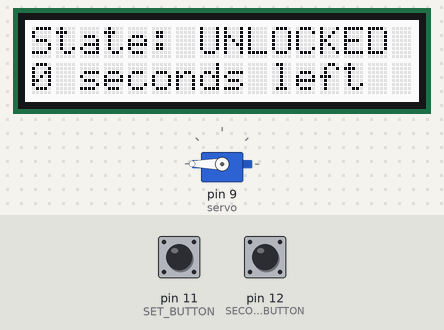
Recording of a sketch running on a simulated Arduino Uno, built with avr-gcc and run on an emulated ATmega328P. Parts: 16×2 character LCD, servo. The inputs (shaded band) are chosen by the test bench; at power-on: pin 11 (SET_BUTTON) LOW, pin 12 (SECONDS_BUTTON) LOW. What the sketch prints to the serial monitor is not drawn.

Above: at 2.2 s.
2.3 s: pin 11 (SET_BUTTON) pulled HIGH for 1 s
At 5.3 s:
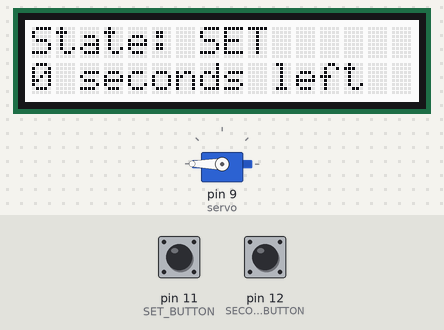
5.6 s: pin 12 (SECONDS_BUTTON) pulled HIGH for 3.2 s
At 10.1 s:
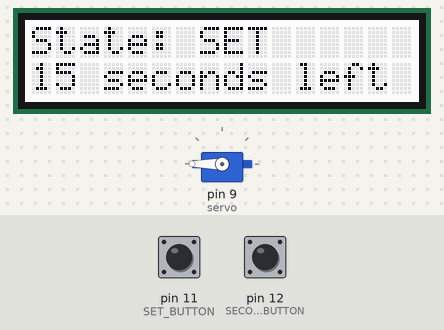
10.3 s: pin 11 (SET_BUTTON) pulled HIGH for 0.6 s
At 11.8 s:
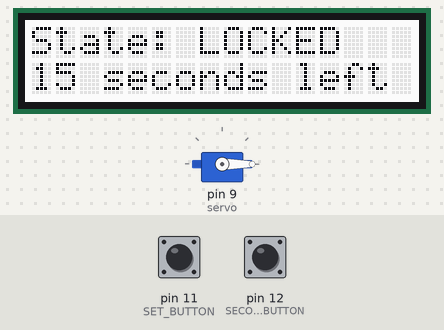
Timing chart, 0 to 13.3 s (numbered marks = the images above; inputs shaded):
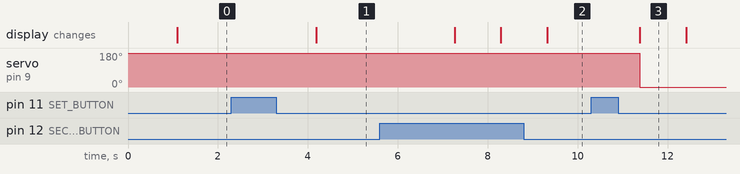

The sketch:

index.ino
```cpp
//#include "lcd.h"
#include <Wire.h>
#include "rgb_lcd.h"
#include <Servo.h>

#define SET_BUTTON 11
#define SECONDS_BUTTON 12

Servo servo;
rgb_lcd lcd;

int counter = 0;
String timerState = "UNLOCKED";

void setup() {
    Serial.begin(115200);
    lcd.begin(16, 2);
    servo.attach(9);
    servo.write(180);
    pinMode(SET_BUTTON, INPUT);
    pinMode(SECONDS_BUTTON, INPUT);
    delay(1000);
}

void loop() {
    Serial.println(timerState);
    Serial.println(digitalRead(SET_BUTTON));
    lcd.clear();
    lcd.setCursor(0, 0);
    lcd.print("State: ");
    lcd.print(timerState);
    lcd.setCursor(0, 1);
    lcd.print(counter);
    lcd.print(" seconds left");

    if(timerState == "LOCKED") {
        servo.write(0);
        if(counter < 1) {
            timerState = "UNLOCKED";
        }
        else {
            counter--;
        }
    }
    else if (timerState == "UNLOCKED") {
        servo.write(180);

        if(digitalRead(SET_BUTTON) == HIGH) {
            timerState = "SET";
        }
    }
    else if (timerState == "SET") {
        if(digitalRead(SECONDS_BUTTON) == HIGH) {
            counter = counter + 5;
        }
        else if (digitalRead(SET_BUTTON) == HIGH && counter > 4) {
            timerState = "LOCKED";
        }
    }
    delay(1000);
}
```

lcd.c
```cpp
// #include <Wire.h>
// #include "rgb_lcd.h"

// rgb_lcd lcd;

// void initialiseScreen() {
//     lcd.begin(16,2);
// }

char grim() {
    char x = "fuck";
    return x;
}

// void writeToScreen() {
//     lcd.clear();
//     lcd.setCursor(0,0);
//     lcd.print("Fart!! Owwwwww!");
// }
```

Measured:
- after the input at 2.3 s, the display: changes after 1.9 s (image 1)
- after the input at 5.6 s, the display: first changes after 1.7 s (image 2 shows a later state)
- after the input at 10.3 s, servo on pin 9 (servo): 180° → 0° after 1.1 s; the display: changes after 1.1 s (image 3)
- what the display in image 3 shows lasts 1.0 s, from 11.4 s to 12.4 s
